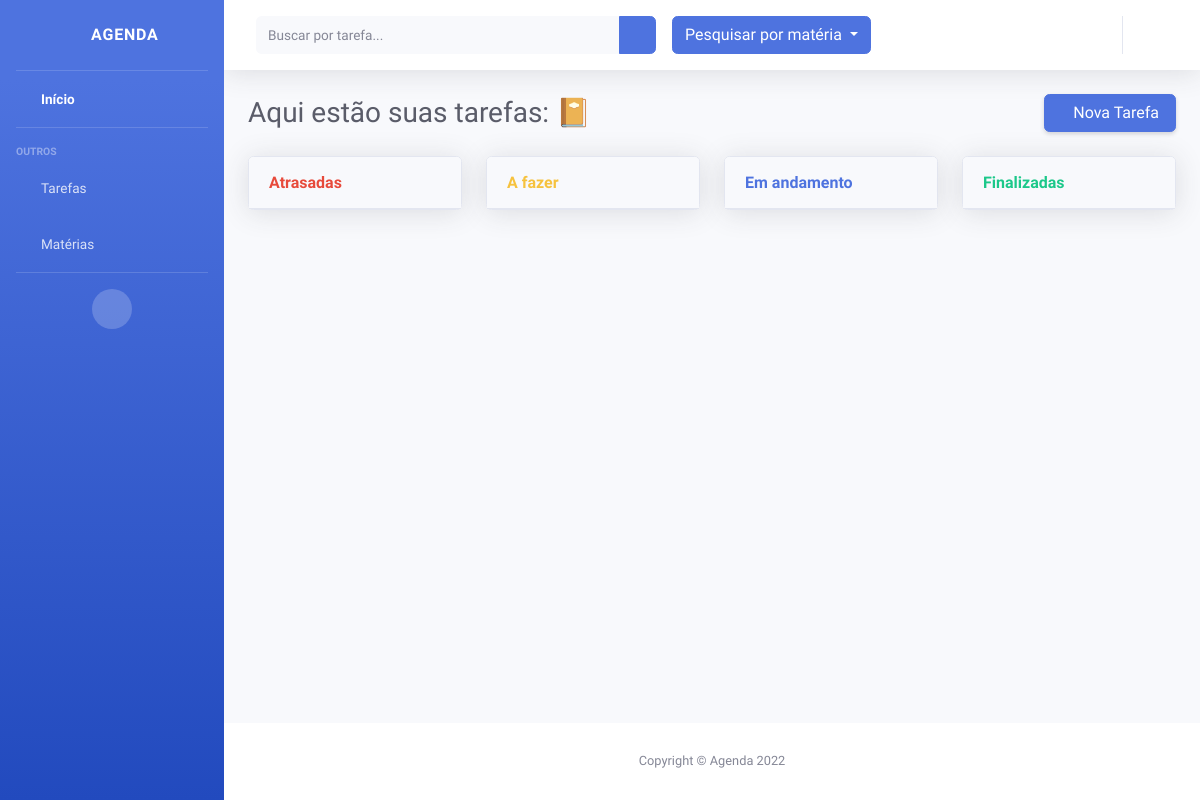
The app's page /inicio/ (signed in), older data.
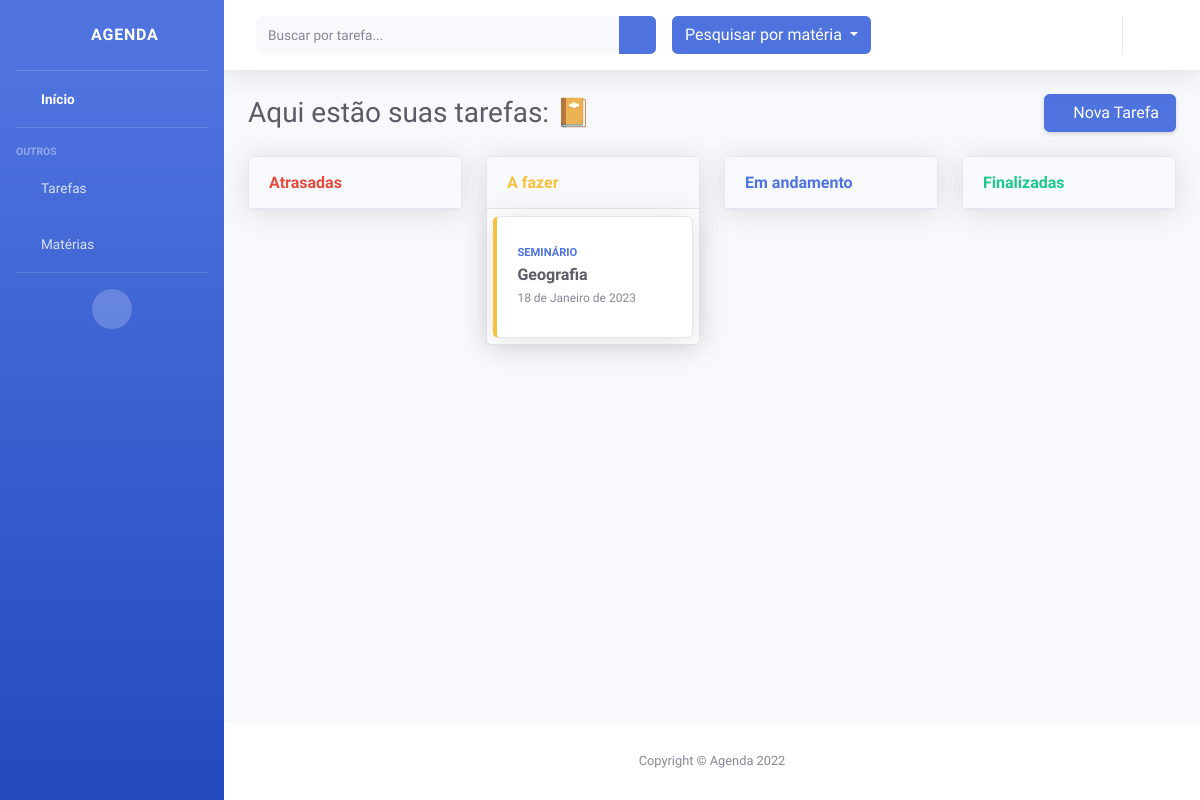
The same page, newer data.
### myapp/models.py (models this page shows, shortened)
class Tarefa(models.Model):
    status_choice = (
        ("AFA","A fazer"),
        ("AND","Em andamento"),
        ("FIN","Finalizada"),
    )
    codigo = models.AutoField(primary_key=True)
    usuario = models.ForeignKey(User, on_delete=models.CASCADE)
    nome = models.CharField(max_length=100)
    descricao = models.TextField(max_length=280)
    dataConclusao = models.DateField(null=True, blank=True)
    status = models.CharField(max_length=3, choices=status_choice)
    materia = models.ForeignKey(Materia, on_delete=models.CASCADE, null=True, blank=True)
    arquivo = models.FileField(upload_to="files", null=True, blank=True)

class Materia(models.Model):
    codigo = models.AutoField(primary_key=True)
    usuario = models.ForeignKey(User, on_delete=models.CASCADE)
    nome = models.CharField(max_length=50)
    horario = models.CharField(max_length=50)
    def __str__(self):
        return (self.nome)

### myapp/views.py (the view)
# urls.py: path('inicio/', inicio, name="url_inicio"),
def inicio(request):
    if permissao(request) == False:
        return redirect('/login')
    mate = Materia.objects.filter(usuario = request.user)
    search = request.GET.get('search')
    data_atual = date.today()
    afazerTd = Tarefa.objects.filter(status = "AFA").filter(usuario = request.user).order_by('dataConclusao')
    andamentoTd = Tarefa.objects.filter(status = "AND").filter(usuario = request.user).order_by('dataConclusao')
    finalizada = Tarefa.objects.filter(status = "FIN").filter(usuario = request.user).order_by('dataConclusao')
    atrasadas_afazer = []
    atrasadas_andamento = []
    afazer = []
    andamento = []
    if search:
        afazerTd = afazerTd.filter(nome__icontains=search)
        andamentoTd = andamentoTd.filter(nome__icontains=search)
        finalizada = finalizada.filter(nome__icontains=search)
    for i in afazerTd:
        if i.dataConclusao < data_atual:
            atrasadas_afazer.append(i)
        else:
            afazer.append(i)
    for i in andamentoTd:
        if i.dataConclusao < data_atual:
            atrasadas_andamento.append(i)
        else:
            andamento.append(i)
    data_atual_alert = date.today()
    tarefas_user = Tarefa.objects.filter(usuario = request.user)
    tarefa_alerta = []
    dt = data_atual_alert + timedelta(hours=24)
    for i in tarefas_user:
        if i.dataConclusao == dt:
            tarefa_alerta.append(i)
    pacote = {
        "afa": afazer,
        "and": andamento,
        "fin": finalizada,
        "atra_afa": atrasadas_afazer,
        "atra_and": atrasadas_andamento,
        "materias": mate,
        "alertas": tarefa_alerta
    }
    return render(request, "inicio.html", pacote)

### myapp/views.py (called while the page is built)
def permissao(request):
    if request.user.is_authenticated:
        return True
    return False

### myapp/templates/inicio.html (shortened to what this page needs)
{% extends 'layouts/agenda.html' %}
{% load static %}
{% load crispy_forms_tags %}
{% block conteudo %}
<!DOCTYPE html>
<body>
    <div class="container-fluid">
        <div class="d-sm-flex align-items-center justify-content-between mb-4">
            <h1 class="h3 mb-0 text-gray-800">Aqui estão suas tarefas: 📔<br></h1>
            <a href="{% url 'url_formTarefa' %}" class="d-none d-sm-inline-block btn btn-primary shadow-sm"><i class="fas fa-plus"></i> Nova Tarefa&nbsp;</a>
        </div>
        <div class="row">
            <div class="col-lg-3">
                <div class="card shadow mb-4">
                    <div class="card-header py-3">
                      <h6 class="m-0 font-weight-bold text-danger"> Atrasadas </h6>
                    </div>
                </div>
            </div>
            <div class="col-lg-3">
                <div class="card shadow mb-4">
                    <div class="card-header py-3">
                      <h6 class="m-0 font-weight-bold text-warning"> A fazer </h6>
                    </div>
                    <div class="body">
                        {% for i in afa %}
                        <div style="padding: 0.4rem;">
                            <div class="card border-left-warning shadow h-100 py-2">
                                <div class="card-body">
                                    <div class="row no-gutters align-items-center">
                                        <div class="col mr-2">
                                            <div class="text-xs font-weight-bold text-primary text-uppercase mb-1">
                                                <a href="{% url 'url_detTarefa' i.codigo %}" > {{ i.nome }} </a>
                                            </div>
                                            <div class="h6 mb-0 font-weight-bold text-gray-800">
                                                {{ i.materia }}
                                            </div>
                                            <div>
                                                <a style="font-size: 12px;"> {{ i.dataConclusao }} </a>
                                            </div>
                                        </div>
                                    </div>
                                </div>
                            </div>
                        </div>
                        {% endfor %}
                    </div>
                </div>
            </div>
            <div class="col-lg-3">
                <div class="card shadow mb-4">
                    <div class="card-header py-3">
                        <h6 class="m-0 font-weight-bold text-primary"> Em andamento </h6>
                    </div>
                </div>
            </div>
            <div class="col-lg-3">
                <div class="card shadow mb-4">
                    <div class="card-header py-3">
                        <h6 class="m-0 font-weight-bold text-success"> Finalizadas </h6>
                    </div>
                </div>
            </div>
        </div>
    </div>
</body>
{% endblock %}

### myapp/templates/layouts/agenda.html (shortened to what this page needs)
{% load static %}
<!DOCTYPE html>
<html lang="pt-br">
<head>
    <link href="{% static 'vendor/fontawesome-free/css/all.min.css' %}" rel="stylesheet" type="text/css">
    <link href="{% static 'css/sb-admin-2.css' %}" rel="stylesheet">
</head>
<body id="page-top">
    <div id="wrapper">
        <ul class="navbar-nav bg-gradient-primary sidebar sidebar-dark accordion" id="accordionSidebar">
            <a class="sidebar-brand d-flex align-items-center justify-content-center" href="{% url 'url_inicio' %}">
                <div class="sidebar-brand-icon rotate-n-15">
                    <i class="fas fa-book"></i>
                </div>
                <div class="sidebar-brand-text mx-3">Agenda</div>
            </a>
            <hr class="sidebar-divider my-0">
            <li class="nav-item active">
                <a class="nav-link" href="{% url 'url_inicio' %}">
                    <i class="fas fa-fw fa-home"></i>
                    <span>Início</span></a>
            </li>
            <hr class="sidebar-divider">
            <div class="sidebar-heading">
                Outros
            </div>
            <li class="nav-item">
                <a class="nav-link" href="{% url 'url_inicio' %}">
                    <i class="fas fa-fw fa-clipboard"></i>
                    <span>Tarefas</span>
                </a>
            </li>
            <li class="nav-item">
                <a class="nav-link" href="{% url 'url_showMateria' %}">
                    <i class="fas fa-fw fa-book"></i>
                    <span>Matérias</span>
                </a>
            </li>
            <hr class="sidebar-divider d-none d-md-block">
            <div class="text-center d-none d-md-inline">
                <button class="rounded-circle border-0" id="sidebarToggle"></button>
            </div>
        </ul>
        <div id="content-wrapper" class="d-flex flex-column">
            <div id="content">
                <nav class="navbar navbar-expand navbar-light bg-white topbar mb-4 static-top shadow">
                    <form action="{% url 'url_inicio' %}" class="d-none d-sm-inline-block form-inline mr-3 ml-md-3 my-2 my-md-0 mw-100 navbar-search" method="get">
                        <div class="input-group">
                            <input type="text" class="form-control bg-light border-0 small" placeholder="Buscar por tarefa..." name="search" aria-label="Search" aria-describedby="basic-addon2">
                            <div class="input-group-append">
                                <button class="btn btn-primary" type="submit">
                                    <i class="fas fa-search fa-sm"></i>
                                </button>
                            </div>
                        </div>
                    </form>
                    {% if materias %}
                    <div class="dropdown">
                        <button class="btn btn-primary dropdown-toggle" type="button"
                            id="dropdownMenuButton" data-toggle="dropdown" aria-haspopup="true"
                            aria-expanded="false">
                            Pesquisar por matéria
                        </button>
                    </div>
                    {% endif %}
                    <ul class="navbar-nav ml-auto">
                        <li class="nav-item dropdown no-arrow mx-1">
                            <a class="nav-link dropdown-toggle" href="#" id="alertsDropdown" role="button"
                                data-toggle="dropdown" aria-haspopup="true" aria-expanded="false">
                                <i class="fas fa-bell fa-fw"></i>
                            </a>
                        </li>
                        <li class="nav-item dropdown no-arrow">
                            <a class="nav-link dropdown-toggle" href="#" id="userDropdown" role="button"
                                data-toggle="dropdown" aria-haspopup="true" aria-expanded="false">
                                <span class="mr-2 d-none d-lg-inline text-gray-600 small"><i class="fas fa-user"></i>&nbsp;{{ user.get_full_name }}</span>
                            </a>
                        </li>
                    </ul>
                </nav>
                {% block conteudo %}
                {% endblock %}
            </div>
            <footer class="sticky-footer bg-white">
                <div class="container my-auto">
                    <div class="copyright text-center my-auto">
                        <span>Copyright &copy; Agenda 2022</span>
                    </div>
                </div>
            </footer>
        </div>
    </div>
</body>
</html>

Row changes from the older to the newer data that the page shows:
added Tarefa: nome "SEMINÁRIO", materia "Geografia", dataConclusao "18 de Janeiro de 2023"
